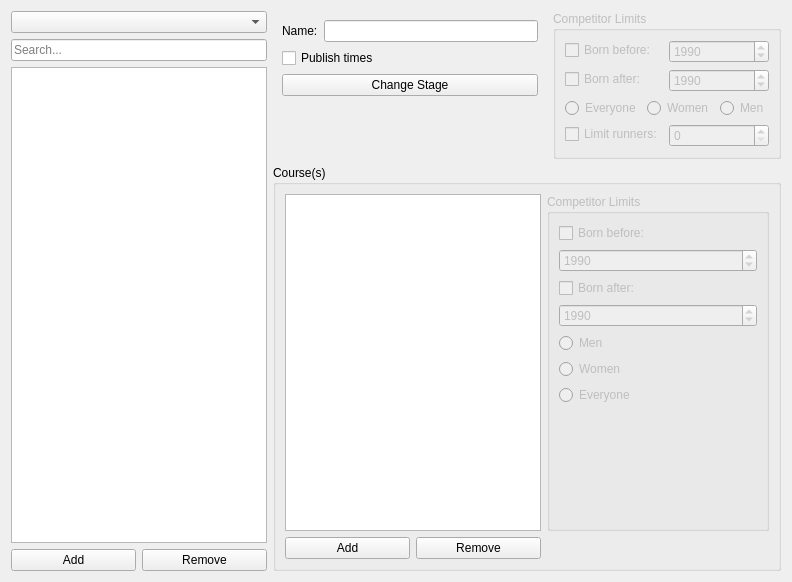
<?xml version="1.0" encoding="UTF-8"?>
<ui version="4.0">
 <class>Sportsed::Client::Admin::ClassesEditWidget</class>
 <widget class="QWidget" name="Sportsed::Client::Admin::ClassesEditWidget">
  <property name="geometry">
   <rect>
    <x>0</x>
    <y>0</y>
    <width>792</width>
    <height>582</height>
   </rect>
  </property>
  <property name="windowTitle">
   <string>Form</string>
  </property>
  <layout class="QGridLayout" name="gridLayout_2" rowstretch="0,1">
   <item row="0" column="0" rowspan="2">
    <layout class="QGridLayout" name="gridLayout">
     <item row="2" column="0" colspan="2">
      <widget class="QTreeView" name="classesView"/>
     </item>
     <item row="1" column="0" colspan="2">
      <widget class="QLineEdit" name="searchEdit">
       <property name="placeholderText">
        <string>Search...</string>
       </property>
       <property name="clearButtonEnabled">
        <bool>true</bool>
       </property>
      </widget>
     </item>
     <item row="3" column="0">
      <widget class="QPushButton" name="classAddBtn">
       <property name="text">
        <string>Add</string>
       </property>
      </widget>
     </item>
     <item row="3" column="1">
      <widget class="QPushButton" name="classRemoveBtn">
       <property name="text">
        <string>Remove</string>
       </property>
      </widget>
     </item>
     <item row="0" column="0" colspan="2">
      <widget class="QComboBox" name="stageBox"/>
     </item>
    </layout>
   </item>
   <item row="1" column="1" colspan="2">
    <widget class="QGroupBox" name="classCoursesWidget">
     <property name="title">
      <string>Course(s)</string>
     </property>
     <layout class="QGridLayout" name="gridLayout_3" rowstretch="1,0">
      <item row="0" column="0" colspan="2">
       <widget class="QTreeView" name="coursesView"/>
      </item>
      <item row="0" column="2">
       <widget class="QGroupBox" name="groupBox_2">
        <property name="enabled">
         <bool>false</bool>
        </property>
        <property name="title">
         <string>Competitor Limits</string>
        </property>
        <layout class="QVBoxLayout" name="verticalLayout">
         <item>
          <widget class="QCheckBox" name="courseBeforeBox">
           <property name="text">
            <string>Born before:</string>
           </property>
          </widget>
         </item>
         <item>
          <widget class="QSpinBox" name="courseBeforeEdit">
           <property name="minimum">
            <number>1900</number>
           </property>
           <property name="maximum">
            <number>2050</number>
           </property>
           <property name="value">
            <number>1990</number>
           </property>
          </widget>
         </item>
         <item>
          <widget class="QCheckBox" name="courseAfterBox">
           <property name="text">
            <string>Born after:</string>
           </property>
          </widget>
         </item>
         <item>
          <widget class="QSpinBox" name="courseAfterEdit">
           <property name="minimum">
            <number>1900</number>
           </property>
           <property name="maximum">
            <number>2050</number>
           </property>
           <property name="value">
            <number>1990</number>
           </property>
          </widget>
         </item>
         <item>
          <widget class="QRadioButton" name="courseMenBtn">
           <property name="text">
            <string>Men</string>
           </property>
          </widget>
         </item>
         <item>
          <widget class="QRadioButton" name="courseWomenBtn">
           <property name="text">
            <string>Women</string>
           </property>
          </widget>
         </item>
         <item>
          <widget class="QRadioButton" name="courseEveryoneBtn">
           <property name="text">
            <string>Everyone</string>
           </property>
          </widget>
         </item>
         <item>
          <spacer name="verticalSpacer">
           <property name="orientation">
            <enum>Qt::Vertical</enum>
           </property>
           <property name="sizeHint" stdset="0">
            <size>
             <width>20</width>
             <height>40</height>
            </size>
           </property>
          </spacer>
         </item>
        </layout>
       </widget>
      </item>
      <item row="1" column="0">
       <widget class="QPushButton" name="courseAddBtn">
        <property name="text">
         <string>Add</string>
        </property>
       </widget>
      </item>
      <item row="1" column="1">
       <widget class="QPushButton" name="courseRemoveBtn">
        <property name="text">
         <string>Remove</string>
        </property>
       </widget>
      </item>
      <item row="1" column="2">
       <spacer name="verticalSpacer_2">
        <property name="orientation">
         <enum>Qt::Horizontal</enum>
        </property>
        <property name="sizeHint" stdset="0">
         <size>
          <width>40</width>
          <height>20</height>
         </size>
        </property>
       </spacer>
      </item>
     </layout>
    </widget>
   </item>
   <item row="0" column="2">
    <widget class="QGroupBox" name="classLimitsWidget">
     <property name="enabled">
      <bool>false</bool>
     </property>
     <property name="title">
      <string>Competitor Limits</string>
     </property>
     <layout class="QFormLayout" name="formLayout">
      <property name="labelAlignment">
       <set>Qt::AlignLeading|Qt::AlignLeft|Qt::AlignVCenter</set>
      </property>
      <item row="0" column="0">
       <widget class="QCheckBox" name="classBeforeBox">
        <property name="text">
         <string>Born before:</string>
        </property>
       </widget>
      </item>
      <item row="0" column="1">
       <widget class="QSpinBox" name="classBeforeEdit">
        <property name="minimum">
         <number>1900</number>
        </property>
        <property name="maximum">
         <number>2050</number>
        </property>
        <property name="value">
         <number>1990</number>
        </property>
       </widget>
      </item>
      <item row="1" column="0">
       <widget class="QCheckBox" name="classAfterBox">
        <property name="text">
         <string>Born after:</string>
        </property>
       </widget>
      </item>
      <item row="1" column="1">
       <widget class="QSpinBox" name="classAfterEdit">
        <property name="minimum">
         <number>1900</number>
        </property>
        <property name="maximum">
         <number>2050</number>
        </property>
        <property name="value">
         <number>1990</number>
        </property>
       </widget>
      </item>
      <item row="3" column="0">
       <widget class="QCheckBox" name="classLimitBox">
        <property name="text">
         <string>Limit runners:</string>
        </property>
       </widget>
      </item>
      <item row="2" column="0" colspan="2">
       <layout class="QHBoxLayout" name="horizontalLayout">
        <item>
         <widget class="QRadioButton" name="classEveryoneBtn">
          <property name="text">
           <string>Everyone</string>
          </property>
         </widget>
        </item>
        <item>
         <widget class="QRadioButton" name="classWomenBtn">
          <property name="text">
           <string>Women</string>
          </property>
         </widget>
        </item>
        <item>
         <widget class="QRadioButton" name="classMenBtn">
          <property name="text">
           <string>Men</string>
          </property>
         </widget>
        </item>
       </layout>
      </item>
      <item row="3" column="1">
       <widget class="QSpinBox" name="classLimitEdit"/>
      </item>
     </layout>
    </widget>
   </item>
   <item row="0" column="1">
    <widget class="QWidget" name="classWidget" native="true">
     <layout class="QFormLayout" name="formLayout_2">
      <item row="0" column="0">
       <widget class="QLabel" name="label">
        <property name="text">
         <string>Name:</string>
        </property>
        <property name="buddy">
         <cstring>nameEdit</cstring>
        </property>
       </widget>
      </item>
      <item row="0" column="1">
       <widget class="QLineEdit" name="nameEdit"/>
      </item>
      <item row="1" column="0" colspan="2">
       <widget class="QCheckBox" name="checkBox_3">
        <property name="text">
         <string>Publish times</string>
        </property>
       </widget>
      </item>
      <item row="2" column="0" colspan="2">
       <widget class="QPushButton" name="changeStageBtn">
        <property name="text">
         <string>Change Stage</string>
        </property>
       </widget>
      </item>
     </layout>
    </widget>
   </item>
  </layout>
 </widget>
 <resources/>
 <connections/>
</ui>
